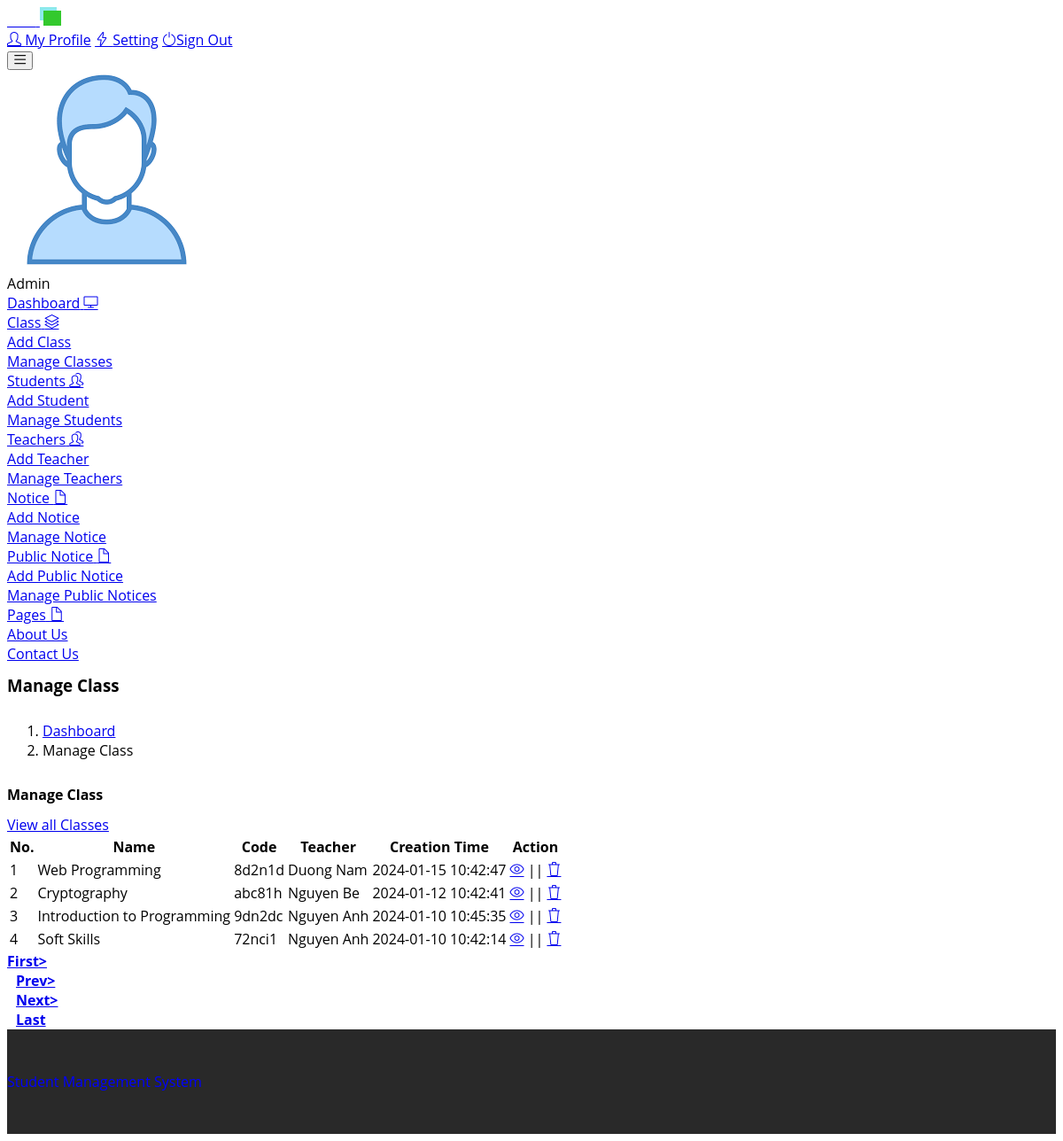
The app's page /admin/manage-class.php (signed in) with its own data.
### tables this page shows
CREATE TABLE `tblclass` (
  `ID` int(11) NOT NULL,
  `ClassName` varchar(100) DEFAULT NULL,
  `CreationTime` timestamp NULL DEFAULT current_timestamp(),
  `Room` varchar(20) DEFAULT NULL,
  `JoinCode` varchar(10) DEFAULT NULL,
  `teacher_id` int(11) DEFAULT NULL
);

CREATE TABLE `tblteacher` (
  `ID` int(11) NOT NULL,
  `TeacherName` varchar(50) DEFAULT NULL,
  `Email` varchar(50) DEFAULT NULL,
  `Gender` varchar(7) DEFAULT NULL,
  `UserName` varchar(50) DEFAULT NULL,
  `Password` varchar(200) DEFAULT NULL,
  `ContactNumber` bigint(15) DEFAULT NULL,
  `CreationTime` timestamp NULL DEFAULT current_timestamp(),
  `role_id` int(11) NOT NULL DEFAULT 2,
  `TeaID` varchar(10) DEFAULT NULL,
  `is2FA` boolean DEFAULT false
);

### admin/manage-class.php (the view, shortened to what this page needs)
<?php
include('includes/dbconnection.php');
?>
<!DOCTYPE html>
<html lang="en">
<head>
  <link rel="stylesheet" href="vendors/simple-line-icons/css/simple-line-icons.css">
  <link rel="stylesheet" href="vendors/flag-icon-css/css/flag-icon.min.css">
  <link rel="stylesheet" href="vendors/css/vendor.bundle.base.css">
  <link rel="stylesheet" href="./vendors/daterangepicker/daterangepicker.css">
  <link rel="stylesheet" href="./vendors/chartist/chartist.min.css">
  <link rel="stylesheet" href="./css/style.css">
</head>
<body>
  <div class="container-scroller">
    <?php include_once('includes/header.php'); ?>
    <div class="container-fluid page-body-wrapper">
      <?php include_once('includes/sidebar.php'); ?>
      <div class="main-panel">
        <div class="content-wrapper">
          <div class="page-header">
            <h3 class="page-title"> Manage Class </h3>
            <nav aria-label="breadcrumb">
              <ol class="breadcrumb">
                <li class="breadcrumb-item"><a href="dashboard.php">Dashboard</a></li>
                <li class="breadcrumb-item active" aria-current="page"> Manage Class</li>
              </ol>
            </nav>
          </div>
          <div class="row">
            <div class="col-md-12 grid-margin stretch-card">
              <div class="card">
                <div class="card-body">
                  <div class="d-sm-flex align-items-center mb-4">
                    <h4 class="card-title mb-sm-0">Manage Class</h4>
                    <a href="#" class="text-dark ml-auto mb-3 mb-sm-0"> View all Classes</a>
                  </div>
                  <div class="table-responsive border rounded p-1">
                    <table class="table">
                      <thead>
                        <tr>
                          <th class="font-weight-bold">No.</th>
                          <th class="font-weight-bold">Name</th>
                          <th class="font-weight-bold">Code</th>
                          <th class="font-weight-bold">Teacher</th>
                          <th class="font-weight-bold">Creation Time</th>
                          <th class="font-weight-bold">Action</th>
                        </tr>
                      </thead>
                      <tbody>
                        <?php
                        if (isset($_GET['pageno'])) {
                          $pageno = $_GET['pageno'];
                        } else {
                          $pageno = 1;
                        }
                        $no_of_records_per_page = 15;
                        $offset = ($pageno - 1) * $no_of_records_per_page;
                        $ret = "SELECT ID FROM tblclass";
                        $query1 = $dbh->prepare($ret);
                        $query1->execute();
                        $total_rows = $query1->rowCount();
                        $total_pages = ceil($total_rows / $no_of_records_per_page);
                        $sql = "SELECT tblclass.*, tblteacher.TeacherName from tblclass, tblteacher where teacher_id=tblteacher.ID ORDER BY tblclass.CreationTime DESC LIMIT $offset, $no_of_records_per_page";
                        $query = $dbh->prepare($sql);
                        $query->execute();
                        $results = $query->fetchAll(PDO::FETCH_OBJ);
                        $cnt = 1;
                        if ($query->rowCount() > 0) {
                          foreach ($results as $row) {
                        ?>
                            <tr>
                              <td><?php echo htmlentities($cnt); ?></td>
                              <td><?php echo htmlentities($row->ClassName); ?></td>
                              <td><?php echo htmlentities($row->JoinCode); ?></td>
                              <td><?php echo htmlentities($row->TeacherName); ?></td>
                              <td><?php echo htmlentities($row->CreationTime); ?></td>
                              <td>
                                <div><a href="edit-class-detail.php?editid=<?php echo htmlentities($row->ID); ?>"><i class="icon-eye"></i></a>
                                  || <a href="manage-class.php?delid=<?php echo ($row->ID); ?>" onclick="return confirm('Do you really want to Delete ?');"> <i class="icon-trash"></i></a></div>
                              </td>
                            </tr>
                        <?php $cnt = $cnt + 1;
                          }
                        } ?>
                      </tbody>
                    </table>
                  </div>
                  <div align="left">
                    <ul class="pagination">
                      <li><a href="?pageno=1"><strong>First></strong></a></li>
                      <li class="<?php if ($pageno <= 1) {
                              echo 'disabled';
                            } ?>">
                        <a href="<?php if ($pageno <= 1) {
                                echo '#';
                              } else {
                                echo "?pageno=" . ($pageno - 1);
                              } ?>"><strong style="padding-left: 10px">Prev></strong></a>
                      </li>
                      <li class="<?php if ($pageno >= $total_pages) {
                              echo 'disabled';
                            } ?>">
                        <a href="<?php if ($pageno >= $total_pages) {
                                echo '#';
                              } else {
                                echo "?pageno=" . ($pageno + 1);
                              } ?>"><strong style="padding-left: 10px">Next></strong></a>
                      </li>
                      <li><a href="?pageno=<?php echo $total_pages; ?>"><strong style="padding-left: 10px">Last</strong></a></li>
                    </ul>
                  </div>
                </div>
              </div>
            </div>
          </div>
        </div>
        <?php include_once('includes/footer.php'); ?>
      </div>
    </div>
</body>
</html>

### css/style.css (style rules this page uses)
html, body { font-family: 'Open Sans', sans-serif; font-size: 100%; background: #FFf; }
body a { transition:0.5s all; -webkit-transition:0.5s all; -moz-transition:0.5s all; -o-transition:0.5s all; -ms-transition:0.5s all; }
h1,h2,h3,h4,h5,h6 { margin:0; }
ul { margin:0; padding:0; }
.grid_5 h1, h2, h3, h4, h5, h6 { padding: 12px 0; }

### records on screen
tblclass: ClassName "Web Programming", JoinCode "8d2n1d", teacher.TeacherName "Duong Nam", CreationTime "2024-01-15 10:42:47"
tblclass: ClassName "Cryptography", JoinCode "abc81h", teacher.TeacherName "Nguyen Be", CreationTime "2024-01-12 10:42:41"
tblclass: ClassName "Introduction to Programming", JoinCode "9dn2dc", teacher.TeacherName "Nguyen Anh", CreationTime "2024-01-10 10:45:35"
tblclass: ClassName "Soft Skills", JoinCode "72nci1", teacher.TeacherName "Nguyen Anh", CreationTime "2024-01-10 10:42:14"
